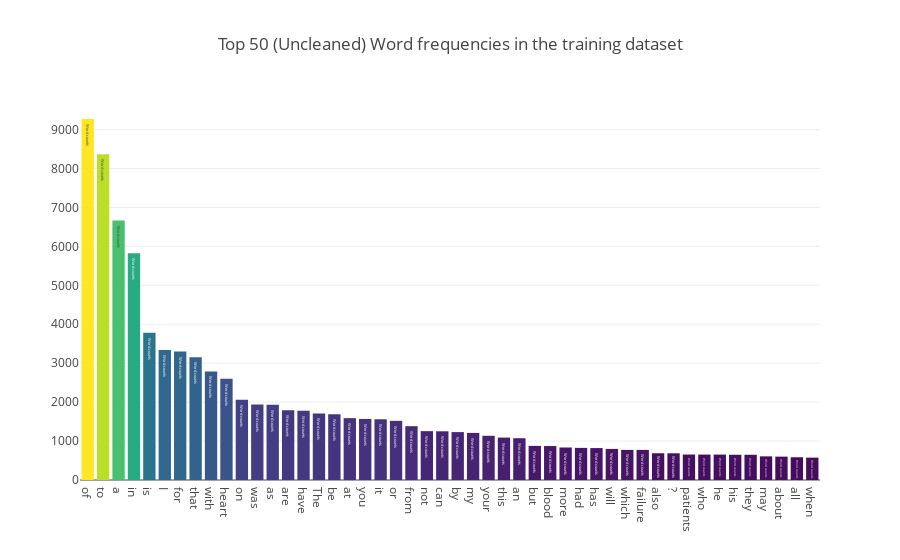

Notebook cell for this chart:
### Code cell
#In the below code, I will display the frequencies of the words in the dataset.

all_words = train['TRANS_CONV_TEXT'].str.split(expand=True).unstack().value_counts()
data = [go.Bar(
            x = all_words.index.values[2:50],
            y = all_words.values[2:50],
            marker= dict(colorscale='Viridis',
                         color = all_words.values[2:100]
                        ),
            text='Word counts'
    )]

layout = go.Layout(
    title='Top 50 (Uncleaned) Word frequencies in the training dataset'
)

fig = go.Figure(data=data, layout=layout)

py.iplot(fig, filename='basic-bar')

### Figure 1 — Plotly figure (JSON) as saved in the notebook; plotly's stock layout.template omitted (floating-point values rounded to 4 significant figures)
{"data": [{"marker": {"color": [9271, 8365, 6665, 5825, 3780, 3338, 3298, 3153, 2788, 2601, 2062, 1939, 1932, 1792, 1776, 1710, 1687, 1589, 1569, 1560, 1519, 1382, 1255, 1251, 1230, 1209, 1135, 1089, 1073, 876, 872, 835, 825, 820, 798, 773, 773, 687, 686, 654, 653, 653, 648, 648, 607, 600, 584, 574, 570, 565, 557, 548, 543, 532, 530, 530, 501, 499, 495, 492, 488, 464, 462, 459, 439, 438, 436, 436, 435, 426, 422, 419, 418, 415, 413, 412, 400, 398, 394, 386, 383, 381, 379, 378, 374, 374, 372, 368, 366, 351, 351, 349, 347, 345, 344, 335, 335, 335], "colorscale": "Viridis"}, "text": "Word counts", "type": "bar", "uid": "0547528c-1dab-11e9-904d-bc855633ffd2", "x": ["of", "to", "a", "in", "is", "I", "for", "that", "with", "heart", "on", "was", "as", "are", "have", "The", "be", "at", "you", "it", "or", "from", "not", "can", "by", "my", "your", "this", "an", "but", "blood", "more", "had", "has", "will", "which", "failure", "also", "?", "patients", "who", "he", "his", "they", "may", "about", "all", "when"], "y": [9271, 8365, 6665, 5825, 3780, 3338, 3298, 3153, 2788, 2601, 2062, 1939, 1932, 1792, 1776, 1710, 1687, 1589, 1569, 1560, 1519, 1382, 1255, 1251, 1230, 1209, 1135, 1089, 1073, 876, 872, 835, 825, 820, 798, 773, 773, 687, 686, 654, 653, 653, 648, 648, 607, 600, 584, 574]}], "layout": {"title": "Top 50 (Uncleaned) Word frequencies in the training dataset"}}
